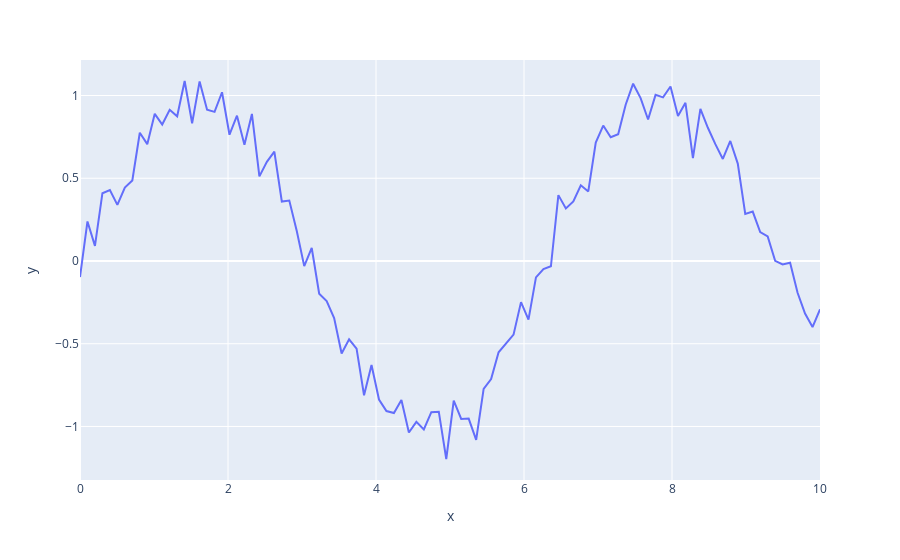

This figure's notebook cell:
### Code cell
import plotly.express as px
import pandas as pd

# Sample data
df = pd.DataFrame({'x': x, 'y': y})

# Creating a line chart
fig = px.line(df, x='x', y='y')
fig.show()
